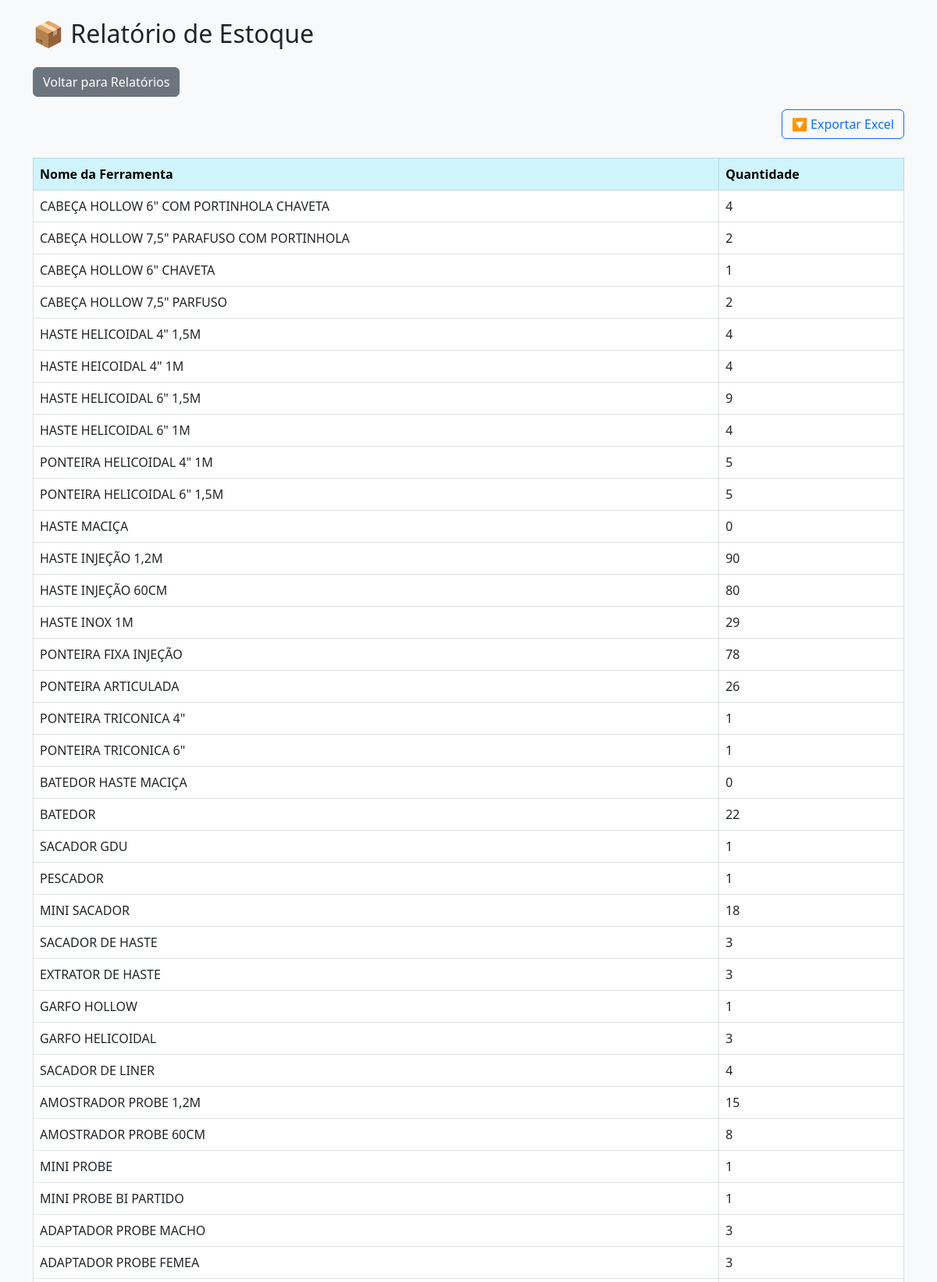
The app's page /relatorio_estoque (upper part) with its own data.
### tables this page shows
CREATE TABLE ferramentas (
    id INTEGER PRIMARY KEY AUTOINCREMENT,
    nome TEXT NOT NULL,
    status TEXT NOT NULL,
    local TEXT NOT NULL,
    tecnico TEXT,
    quantidade INTEGER NOT NULL,
    idgeo TEXT
);

### app.py (the view)
@app.route('/relatorio_estoque', methods=['GET', 'POST'])
def relatorio_estoque():
    conn = get_db_connection()
    nome_filtro = ''
    if request.method == 'POST':
        nome_filtro = request.form.get('nome', '').lower()
        query = "SELECT nome, quantidade FROM ferramentas WHERE status = 'estoque'"
        params = []
        if nome_filtro:
            query += " AND LOWER(nome) LIKE ?"
            params.append(f"%{nome_filtro}%")
        ferramentas_estoque = conn.execute(query, params).fetchall()
    else:
        ferramentas_estoque = conn.execute("SELECT nome, quantidade FROM ferramentas WHERE status = 'estoque'").fetchall()
    nomes = [row['nome'] for row in conn.execute("SELECT DISTINCT nome FROM ferramentas WHERE status = 'estoque'")]
    conn.close()
    return render_template('relatorio_estoque.html', ferramentas_estoque=ferramentas_estoque, nomes=nomes)

### app.py (called while the page is built)
def get_db_connection():
    conn = sqlite3.connect('ferramentas.db')
    conn.row_factory = sqlite3.Row
    return conn

### templates/relatorio_estoque.html (shortened to what this page needs)
<!DOCTYPE html>
<html lang="pt-br">
<head>
    <link href="https://cdn.jsdelivr.net/npm/bootstrap@5.3.0/dist/css/bootstrap.min.css" rel="stylesheet">
</head>
<body class="bg-light p-4">
<div class="container">
    <h2 class="mb-4">📦 Relatório de Estoque</h2>
    <a href="/relatorios" class="btn btn-secondary mb-3"> Voltar para Relatórios</a>
    {% if ferramentas_estoque %}
<div class="d-flex justify-content-end mb-3">
    <a href="/exportar_estoque_excel" class="btn btn-outline-primary mb-2">🔽 Exportar Excel</a>
</div>
    <table class="table table-bordered table-hover">
        <thead class="table-info">
            <tr>
                <th>Nome da Ferramenta</th>
                <th>Quantidade</th>
            </tr>
        </thead>
        <tbody>
            {% for f in ferramentas_estoque %}
            <tr>
                <td>{{ f['nome'] }}</td>
                <td>{{ f['quantidade'] }}</td>
            </tr>
            {% endfor %}
        </tbody>
    </table>
    {% else %}
        <div class="alert alert-warning">Nenhuma ferramenta no estoque.</div>
    {% endif %}
</div>
</body>
</html>

### records on screen
ferramentas: nome "CABEÇA HOLLOW 6\" COM PORTINHOLA CHAVETA", quantidade "4"
ferramentas: nome "CABEÇA HOLLOW 7,5\" PARAFUSO COM PORTINHOLA", quantidade "2"
ferramentas: nome "CABEÇA HOLLOW 6\" CHAVETA", quantidade "1"
ferramentas: nome "CABEÇA HOLLOW 7,5\" PARFUSO", quantidade "2"
ferramentas: nome "HASTE HELICOIDAL 4\" 1,5M", quantidade "4"
ferramentas: nome "HASTE HEICOIDAL 4\" 1M", quantidade "4"
ferramentas: nome "HASTE HELICOIDAL 6\" 1,5M", quantidade "9"
ferramentas: nome "HASTE HELICOIDAL 6\" 1M", quantidade "4"
ferramentas: nome "PONTEIRA HELICOIDAL 4\" 1M", quantidade "5"
ferramentas: nome "PONTEIRA HELICOIDAL 6\" 1,5M", quantidade "5"
ferramentas: nome "HASTE MACIÇA", quantidade "0"
ferramentas: nome "HASTE INJEÇÃO 1,2M", quantidade "90"
ferramentas: nome "HASTE INJEÇÃO 60CM", quantidade "80"
ferramentas: nome "HASTE INOX 1M", quantidade "29"
ferramentas: nome "PONTEIRA FIXA INJEÇÃO", quantidade "78"
ferramentas: nome "PONTEIRA ARTICULADA", quantidade "26"
ferramentas: nome "PONTEIRA TRICONICA 4\"", quantidade "1"
ferramentas: nome "PONTEIRA TRICONICA 6\"", quantidade "1"
ferramentas: nome "BATEDOR HASTE MACIÇA", quantidade "0"
ferramentas: nome "BATEDOR", quantidade "22"
ferramentas: nome "SACADOR GDU", quantidade "1"
ferramentas: nome "PESCADOR", quantidade "1"
ferramentas: nome "MINI SACADOR", quantidade "18"
ferramentas: nome "SACADOR DE HASTE", quantidade "3"
ferramentas: nome "EXTRATOR DE HASTE", quantidade "3"
ferramentas: nome "GARFO HOLLOW", quantidade "1"
ferramentas: nome "GARFO HELICOIDAL", quantidade "3"
ferramentas: nome "SACADOR DE LINER", quantidade "4"
ferramentas: nome "AMOSTRADOR PROBE 1,2M", quantidade "15"
ferramentas: nome "AMOSTRADOR PROBE 60CM", quantidade "8"
ferramentas: nome "MINI PROBE", quantidade "1"
ferramentas: nome "MINI PROBE BI PARTIDO", quantidade "1"
ferramentas: nome "ADAPTADOR PROBE MACHO", quantidade "3"
ferramentas: nome "ADAPTADOR PROBE FEMEA", quantidade "3"
